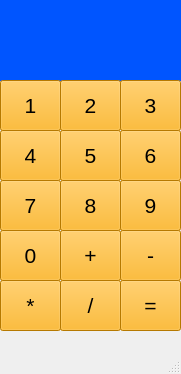
<?xml version="1.0" encoding="UTF-8"?>
<ui version="4.0">
 <class>MainWindow</class>
 <widget class="QMainWindow" name="MainWindow">
  <property name="geometry">
   <rect>
    <x>0</x>
    <y>0</y>
    <width>181</width>
    <height>374</height>
   </rect>
  </property>
  <property name="windowTitle">
   <string>MainWindow</string>
  </property>
  <widget class="QWidget" name="centralwidget">
   <widget class="QLabel" name="label">
    <property name="geometry">
     <rect>
      <x>0</x>
      <y>0</y>
      <width>181</width>
      <height>81</height>
     </rect>
    </property>
    <property name="font">
     <font>
      <pointsize>12</pointsize>
     </font>
    </property>
    <property name="styleSheet">
     <string notr="true">background-color: rgb(0, 85, 255);
color: rgb(255, 255, 255);</string>
    </property>
    <property name="text">
     <string/>
    </property>
    <property name="textFormat">
     <enum>Qt::PlainText</enum>
    </property>
    <property name="alignment">
     <set>Qt::AlignCenter</set>
    </property>
    <property name="margin">
     <number>-4</number>
    </property>
   </widget>
   <widget class="QPushButton" name="pushButton">
    <property name="geometry">
     <rect>
      <x>0</x>
      <y>80</y>
      <width>61</width>
      <height>51</height>
     </rect>
    </property>
    <property name="font">
     <font>
      <pointsize>16</pointsize>
     </font>
    </property>
    <property name="styleSheet">
     <string notr="true">background-color: rgb(255, 170, 0);</string>
    </property>
    <property name="text">
     <string>1</string>
    </property>
   </widget>
   <widget class="QPushButton" name="pushButton_2">
    <property name="geometry">
     <rect>
      <x>60</x>
      <y>80</y>
      <width>61</width>
      <height>51</height>
     </rect>
    </property>
    <property name="font">
     <font>
      <pointsize>16</pointsize>
     </font>
    </property>
    <property name="styleSheet">
     <string notr="true">background-color: rgb(255, 170, 0);</string>
    </property>
    <property name="text">
     <string>2</string>
    </property>
   </widget>
   <widget class="QPushButton" name="pushButton_3">
    <property name="geometry">
     <rect>
      <x>120</x>
      <y>80</y>
      <width>61</width>
      <height>51</height>
     </rect>
    </property>
    <property name="font">
     <font>
      <pointsize>16</pointsize>
     </font>
    </property>
    <property name="styleSheet">
     <string notr="true">background-color: rgb(255, 170, 0);</string>
    </property>
    <property name="text">
     <string>3</string>
    </property>
   </widget>
   <widget class="QPushButton" name="pushButton_4">
    <property name="geometry">
     <rect>
      <x>0</x>
      <y>130</y>
      <width>61</width>
      <height>51</height>
     </rect>
    </property>
    <property name="font">
     <font>
      <pointsize>16</pointsize>
     </font>
    </property>
    <property name="styleSheet">
     <string notr="true">background-color: rgb(255, 170, 0);</string>
    </property>
    <property name="text">
     <string>4</string>
    </property>
   </widget>
   <widget class="QPushButton" name="pushButton_5">
    <property name="geometry">
     <rect>
      <x>60</x>
      <y>130</y>
      <width>61</width>
      <height>51</height>
     </rect>
    </property>
    <property name="font">
     <font>
      <pointsize>16</pointsize>
     </font>
    </property>
    <property name="styleSheet">
     <string notr="true">background-color: rgb(255, 170, 0);</string>
    </property>
    <property name="text">
     <string>5</string>
    </property>
   </widget>
   <widget class="QPushButton" name="pushButton_6">
    <property name="geometry">
     <rect>
      <x>120</x>
      <y>130</y>
      <width>61</width>
      <height>51</height>
     </rect>
    </property>
    <property name="font">
     <font>
      <pointsize>16</pointsize>
     </font>
    </property>
    <property name="styleSheet">
     <string notr="true">background-color: rgb(255, 170, 0);</string>
    </property>
    <property name="text">
     <string>6</string>
    </property>
   </widget>
   <widget class="QPushButton" name="pushButton_7">
    <property name="geometry">
     <rect>
      <x>0</x>
      <y>180</y>
      <width>61</width>
      <height>51</height>
     </rect>
    </property>
    <property name="font">
     <font>
      <pointsize>16</pointsize>
     </font>
    </property>
    <property name="styleSheet">
     <string notr="true">background-color: rgb(255, 170, 0);</string>
    </property>
    <property name="text">
     <string>7</string>
    </property>
   </widget>
   <widget class="QPushButton" name="pushButton_8">
    <property name="geometry">
     <rect>
      <x>60</x>
      <y>180</y>
      <width>61</width>
      <height>51</height>
     </rect>
    </property>
    <property name="font">
     <font>
      <pointsize>16</pointsize>
     </font>
    </property>
    <property name="styleSheet">
     <string notr="true">background-color: rgb(255, 170, 0);</string>
    </property>
    <property name="text">
     <string>8</string>
    </property>
   </widget>
   <widget class="QPushButton" name="pushButton_9">
    <property name="geometry">
     <rect>
      <x>120</x>
      <y>180</y>
      <width>61</width>
      <height>51</height>
     </rect>
    </property>
    <property name="font">
     <font>
      <pointsize>16</pointsize>
     </font>
    </property>
    <property name="styleSheet">
     <string notr="true">background-color: rgb(255, 170, 0);</string>
    </property>
    <property name="text">
     <string>9</string>
    </property>
   </widget>
   <widget class="QPushButton" name="pushButton_10">
    <property name="geometry">
     <rect>
      <x>0</x>
      <y>230</y>
      <width>61</width>
      <height>51</height>
     </rect>
    </property>
    <property name="font">
     <font>
      <pointsize>16</pointsize>
     </font>
    </property>
    <property name="styleSheet">
     <string notr="true">background-color: rgb(255, 170, 0);</string>
    </property>
    <property name="text">
     <string>0</string>
    </property>
   </widget>
   <widget class="QPushButton" name="pushButton_11">
    <property name="geometry">
     <rect>
      <x>60</x>
      <y>230</y>
      <width>61</width>
      <height>51</height>
     </rect>
    </property>
    <property name="font">
     <font>
      <pointsize>16</pointsize>
     </font>
    </property>
    <property name="styleSheet">
     <string notr="true">background-color: rgb(255, 170, 0);</string>
    </property>
    <property name="text">
     <string>+</string>
    </property>
   </widget>
   <widget class="QPushButton" name="pushButton_12">
    <property name="geometry">
     <rect>
      <x>120</x>
      <y>230</y>
      <width>61</width>
      <height>51</height>
     </rect>
    </property>
    <property name="font">
     <font>
      <pointsize>16</pointsize>
     </font>
    </property>
    <property name="styleSheet">
     <string notr="true">background-color: rgb(255, 170, 0);</string>
    </property>
    <property name="text">
     <string>-</string>
    </property>
   </widget>
   <widget class="QPushButton" name="pushButton_13">
    <property name="geometry">
     <rect>
      <x>0</x>
      <y>280</y>
      <width>61</width>
      <height>51</height>
     </rect>
    </property>
    <property name="font">
     <font>
      <pointsize>16</pointsize>
     </font>
    </property>
    <property name="styleSheet">
     <string notr="true">background-color: rgb(255, 170, 0);</string>
    </property>
    <property name="text">
     <string>*</string>
    </property>
   </widget>
   <widget class="QPushButton" name="pushButton_14">
    <property name="geometry">
     <rect>
      <x>60</x>
      <y>280</y>
      <width>61</width>
      <height>51</height>
     </rect>
    </property>
    <property name="font">
     <font>
      <pointsize>16</pointsize>
     </font>
    </property>
    <property name="styleSheet">
     <string notr="true">background-color: rgb(255, 170, 0);</string>
    </property>
    <property name="text">
     <string>/</string>
    </property>
   </widget>
   <widget class="QPushButton" name="pushButton_15">
    <property name="geometry">
     <rect>
      <x>120</x>
      <y>280</y>
      <width>61</width>
      <height>51</height>
     </rect>
    </property>
    <property name="font">
     <font>
      <pointsize>16</pointsize>
     </font>
    </property>
    <property name="styleSheet">
     <string notr="true">background-color: rgb(255, 170, 0);</string>
    </property>
    <property name="text">
     <string>=</string>
    </property>
   </widget>
  </widget>
  <widget class="QMenuBar" name="menubar">
   <property name="geometry">
    <rect>
     <x>0</x>
     <y>0</y>
     <width>181</width>
     <height>21</height>
    </rect>
   </property>
  </widget>
  <widget class="QStatusBar" name="statusbar"/>
 </widget>
 <resources/>
 <connections/>
</ui>
